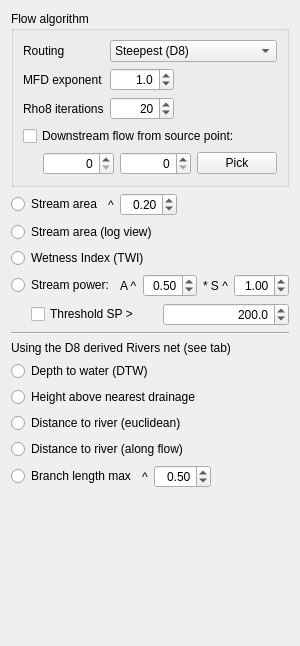
          <widget class="QWidget" name="pageFlow">
           <property name="geometry">
            <rect>
             <x>0</x>
             <y>0</y>
             <width>300</width>
             <height>646</height>
            </rect>
           </property>
           <attribute name="label">
            <string>Hydrology</string>
           </attribute>
           <layout class="QVBoxLayout" name="verticalLayout_14">
            <item>
             <widget class="QGroupBox" name="groupBox_10">
              <property name="title">
               <string>Flow algorithm</string>
              </property>
              <layout class="QGridLayout" name="gridLayout_8">
               <item row="0" column="0">
                <widget class="QLabel" name="label_13">
                 <property name="text">
                  <string>Routing</string>
                 </property>
                </widget>
               </item>
               <item row="0" column="1" colspan="2">
                <widget class="QComboBox" name="dem_streamArea_flowAlgorithm">
                 <property name="sizePolicy">
                  <sizepolicy hsizetype="Expanding" vsizetype="Fixed">
                   <horstretch>0</horstretch>
                   <verstretch>0</verstretch>
                  </sizepolicy>
                 </property>
                 <item>
                  <property name="text">
                   <string>Steepest (D8)</string>
                  </property>
                 </item>
                 <item>
                  <property name="text">
                   <string>Multiple (MFD)</string>
                  </property>
                 </item>
                 <item>
                  <property name="text">
                   <string>Dinfinity</string>
                  </property>
                 </item>
                 <item>
                  <property name="text">
                   <string>Stochastic (Rho8)</string>
                  </property>
                 </item>
                 <item>
                  <property name="text">
                   <string>Kinematic</string>
                  </property>
                 </item>
                </widget>
               </item>
               <item row="1" column="0">
                <widget class="QLabel" name="label_29">
                 <property name="sizePolicy">
                  <sizepolicy hsizetype="Expanding" vsizetype="Preferred">
                   <horstretch>0</horstretch>
                   <verstretch>0</verstretch>
                  </sizepolicy>
                 </property>
                 <property name="maximumSize">
                  <size>
                   <width>80</width>
                   <height>16777215</height>
                  </size>
                 </property>
                 <property name="text">
                  <string>MFD exponent</string>
                 </property>
                </widget>
               </item>
               <item row="1" column="1">
                <widget class="QDoubleSpinBox" name="dem_streamArea_mfdExp">
                 <property name="alignment">
                  <set>Qt::AlignmentFlag::AlignRight|Qt::AlignmentFlag::AlignTrailing|Qt::AlignmentFlag::AlignVCenter</set>
                 </property>
                 <property name="decimals">
                  <number>1</number>
                 </property>
                 <property name="maximum">
                  <double>100.000000000000000</double>
                 </property>
                 <property name="value">
                  <double>1.000000000000000</double>
                 </property>
                </widget>
               </item>
               <item row="1" column="2">
                <spacer name="horizontalSpacer_9">
                 <property name="orientation">
                  <enum>Qt::Orientation::Horizontal</enum>
                 </property>
                 <property name="sizeHint" stdset="0">
                  <size>
                   <width>100</width>
                   <height>20</height>
                  </size>
                 </property>
                </spacer>
               </item>
               <item row="2" column="0">
                <widget class="QLabel" name="label_3">
                 <property name="text">
                  <string>Rho8 iterations</string>
                 </property>
                </widget>
               </item>
               <item row="2" column="1">
                <widget class="QSpinBox" name="dem_streamArea_rho8iters">
                 <property name="minimumSize">
                  <size>
                   <width>64</width>
                   <height>0</height>
                  </size>
                 </property>
                 <property name="alignment">
                  <set>Qt::AlignmentFlag::AlignRight|Qt::AlignmentFlag::AlignTrailing|Qt::AlignmentFlag::AlignVCenter</set>
                 </property>
                 <property name="minimum">
                  <number>1</number>
                 </property>
                 <property name="maximum">
                  <number>1000</number>
                 </property>
                 <property name="value">
                  <number>20</number>
                 </property>
                </widget>
               </item>
               <item row="2" column="2">
                <spacer name="horizontalSpacer_10">
                 <property name="orientation">
                  <enum>Qt::Orientation::Horizontal</enum>
                 </property>
                 <property name="sizeHint" stdset="0">
                  <size>
                   <width>100</width>
                   <height>20</height>
                  </size>
                 </property>
                </spacer>
               </item>
               <item row="3" column="0" colspan="3">
                <widget class="QCheckBox" name="dem_streamArea_uniqueSource">
                 <property name="text">
                  <string>Downstream flow from source point:</string>
                 </property>
                </widget>
               </item>
               <item row="4" column="0" colspan="3">
                <layout class="QHBoxLayout" name="horizontalLayout_40">
                 <property name="leftMargin">
                  <number>20</number>
                 </property>
                 <item>
                  <widget class="QSpinBox" name="dem_streamArea_source_x">
                   <property name="alignment">
                    <set>Qt::AlignmentFlag::AlignRight|Qt::AlignmentFlag::AlignTrailing|Qt::AlignmentFlag::AlignVCenter</set>
                   </property>
                  </widget>
                 </item>
                 <item>
                  <widget class="QSpinBox" name="dem_streamArea_source_y">
                   <property name="alignment">
                    <set>Qt::AlignmentFlag::AlignRight|Qt::AlignmentFlag::AlignTrailing|Qt::AlignmentFlag::AlignVCenter</set>
                   </property>
                  </widget>
                 </item>
                 <item>
                  <widget class="QPushButton" name="btn_pickStreamAreaSource">
                   <property name="text">
                    <string>Pick</string>
                   </property>
                   <property name="checkable">
                    <bool>true</bool>
                   </property>
                  </widget>
                 </item>
                </layout>
               </item>
              </layout>
             </widget>
            </item>
            <item>
             <layout class="QHBoxLayout" name="horizontalLayout_8">
              <item>
               <widget class="QRadioButton" name="dem_streamArea">
                <property name="text">
                 <string>Stream area</string>
                </property>
                <property name="checked">
                 <bool>false</bool>
                </property>
               </widget>
              </item>
              <item>
               <widget class="QLabel" name="label_6">
                <property name="sizePolicy">
                 <sizepolicy hsizetype="Fixed" vsizetype="Preferred">
                  <horstretch>0</horstretch>
                  <verstretch>0</verstretch>
                 </sizepolicy>
                </property>
                <property name="text">
                 <string>^</string>
                </property>
               </widget>
              </item>
              <item>
               <widget class="QDoubleSpinBox" name="dem_streamArea_exp">
                <property name="alignment">
                 <set>Qt::AlignmentFlag::AlignRight|Qt::AlignmentFlag::AlignTrailing|Qt::AlignmentFlag::AlignVCenter</set>
                </property>
                <property name="maximum">
                 <double>10.000000000000000</double>
                </property>
                <property name="singleStep">
                 <double>0.100000000000000</double>
                </property>
                <property name="value">
                 <double>0.200000000000000</double>
                </property>
               </widget>
              </item>
              <item>
               <spacer name="horizontalSpacer_2">
                <property name="orientation">
                 <enum>Qt::Orientation::Horizontal</enum>
                </property>
                <property name="sizeHint" stdset="0">
                 <size>
                  <width>40</width>
                  <height>20</height>
                 </size>
                </property>
               </spacer>
              </item>
             </layout>
            </item>
            <item>
             <widget class="QRadioButton" name="dem_streamAreaLog">
              <property name="text">
               <string>Stream area (log view)</string>
              </property>
             </widget>
            </item>
            <item>
             <widget class="QRadioButton" name="dem_wetness">
              <property name="text">
               <string>Wetness Index (TWI)</string>
              </property>
             </widget>
            </item>
            <item>
             <layout class="QHBoxLayout" name="horizontalLayout_35">
              <item>
               <widget class="QRadioButton" name="dem_streamPower">
                <property name="text">
                 <string>Stream power:</string>
                </property>
                <property name="checked">
                 <bool>false</bool>
                </property>
               </widget>
              </item>
              <item>
               <widget class="QLabel" name="label_39">
                <property name="sizePolicy">
                 <sizepolicy hsizetype="Fixed" vsizetype="Preferred">
                  <horstretch>0</horstretch>
                  <verstretch>0</verstretch>
                 </sizepolicy>
                </property>
                <property name="text">
                 <string>A ^</string>
                </property>
               </widget>
              </item>
              <item>
               <widget class="QDoubleSpinBox" name="dem_streamPower_m">
                <property name="minimumSize">
                 <size>
                  <width>50</width>
                  <height>0</height>
                 </size>
                </property>
                <property name="alignment">
                 <set>Qt::AlignmentFlag::AlignRight|Qt::AlignmentFlag::AlignTrailing|Qt::AlignmentFlag::AlignVCenter</set>
                </property>
                <property name="maximum">
                 <double>10.000000000000000</double>
                </property>
                <property name="singleStep">
                 <double>0.050000000000000</double>
                </property>
                <property name="value">
                 <double>0.500000000000000</double>
                </property>
               </widget>
              </item>
              <item>
               <widget class="QLabel" name="label_40">
                <property name="sizePolicy">
                 <sizepolicy hsizetype="Fixed" vsizetype="Preferred">
                  <horstretch>0</horstretch>
                  <verstretch>0</verstretch>
                 </sizepolicy>
                </property>
                <property name="text">
                 <string>* S ^</string>
                </property>
               </widget>
              </item>
              <item>
               <widget class="QDoubleSpinBox" name="dem_streamPower_n">
                <property name="minimumSize">
                 <size>
                  <width>50</width>
                  <height>0</height>
                 </size>
                </property>
                <property name="alignment">
                 <set>Qt::AlignmentFlag::AlignRight|Qt::AlignmentFlag::AlignTrailing|Qt::AlignmentFlag::AlignVCenter</set>
                </property>
                <property name="maximum">
                 <double>10.000000000000000</double>
                </property>
                <property name="singleStep">
                 <double>0.050000000000000</double>
                </property>
                <property name="value">
                 <double>1.000000000000000</double>
                </property>
               </widget>
              </item>
             </layout>
            </item>
            <item>
             <layout class="QHBoxLayout" name="horizontalLayout_30">
              <property name="leftMargin">
               <number>20</number>
              </property>
              <item>
               <widget class="QCheckBox" name="dem_streamPower_threshold">
                <property name="text">
                 <string>Threshold SP &gt;</string>
                </property>
               </widget>
              </item>
              <item>
               <widget class="QDoubleSpinBox" name="dem_streamPower_t">
                <property name="sizePolicy">
                 <sizepolicy hsizetype="Minimum" vsizetype="Fixed">
                  <horstretch>0</horstretch>
                  <verstretch>0</verstretch>
                 </sizepolicy>
                </property>
                <property name="alignment">
                 <set>Qt::AlignmentFlag::AlignRight|Qt::AlignmentFlag::AlignTrailing|Qt::AlignmentFlag::AlignVCenter</set>
                </property>
                <property name="decimals">
                 <number>1</number>
                </property>
                <property name="maximum">
                 <double>10000.000000000000000</double>
                </property>
                <property name="singleStep">
                 <double>10.000000000000000</double>
                </property>
                <property name="value">
                 <double>200.000000000000000</double>
                </property>
               </widget>
              </item>
             </layout>
            </item>
            <item>
             <widget class="Line" name="line_4">
              <property name="orientation">
               <enum>Qt::Orientation::Horizontal</enum>
              </property>
             </widget>
            </item>
            <item>
             <widget class="QLabel" name="label_35">
              <property name="text">
               <string>Using the D8 derived Rivers net (see tab)</string>
              </property>
             </widget>
            </item>
            <item>
             <widget class="QRadioButton" name="dem_depthToWater">
              <property name="enabled">
               <bool>true</bool>
              </property>
              <property name="text">
               <string>Depth to water (DTW)</string>
              </property>
             </widget>
            </item>
            <item>
             <widget class="QRadioButton" name="dem_hand">
              <property name="text">
               <string>Height above nearest drainage</string>
              </property>
              <property name="checked">
               <bool>false</bool>
              </property>
             </widget>
            </item>
            <item>
             <widget class="QRadioButton" name="dem_riverDistEuclidean">
              <property name="text">
               <string>Distance to river (euclidean)</string>
              </property>
              <property name="checked">
               <bool>false</bool>
              </property>
             </widget>
            </item>
            <item>
             <widget class="QRadioButton" name="dem_riverDistFlow">
              <property name="text">
               <string>Distance to river (along flow)</string>
              </property>
              <property name="checked">
               <bool>false</bool>
              </property>
             </widget>
            </item>
            <item>
             <layout class="QHBoxLayout" name="horizontalLayout_34">
              <item>
               <widget class="QRadioButton" name="dem_branchLength">
                <property name="enabled">
                 <bool>true</bool>
                </property>
                <property name="text">
                 <string>Branch length max</string>
                </property>
               </widget>
              </item>
              <item>
               <widget class="QLabel" name="label_38">
                <property name="sizePolicy">
                 <sizepolicy hsizetype="Fixed" vsizetype="Preferred">
                  <horstretch>0</horstretch>
                  <verstretch>0</verstretch>
                 </sizepolicy>
                </property>
                <property name="text">
                 <string>^</string>
                </property>
               </widget>
              </item>
              <item>
               <widget class="QDoubleSpinBox" name="dem_branchLength_exp">
                <property name="alignment">
                 <set>Qt::AlignmentFlag::AlignRight|Qt::AlignmentFlag::AlignTrailing|Qt::AlignmentFlag::AlignVCenter</set>
                </property>
                <property name="maximum">
                 <double>10.000000000000000</double>
                </property>
                <property name="singleStep">
                 <double>0.100000000000000</double>
                </property>
                <property name="value">
                 <double>0.500000000000000</double>
                </property>
               </widget>
              </item>
              <item>
               <spacer name="horizontalSpacer_3">
                <property name="orientation">
                 <enum>Qt::Orientation::Horizontal</enum>
                </property>
                <property name="sizeHint" stdset="0">
                 <size>
                  <width>40</width>
                  <height>20</height>
                 </size>
                </property>
               </spacer>
              </item>
             </layout>
            </item>
            <item>
             <spacer name="verticalSpacer_9">
              <property name="orientation">
               <enum>Qt::Orientation::Vertical</enum>
              </property>
              <property name="sizeHint" stdset="0">
               <size>
                <width>20</width>
                <height>500</height>
               </size>
              </property>
             </spacer>
            </item>
           </layout>
          </widget>
